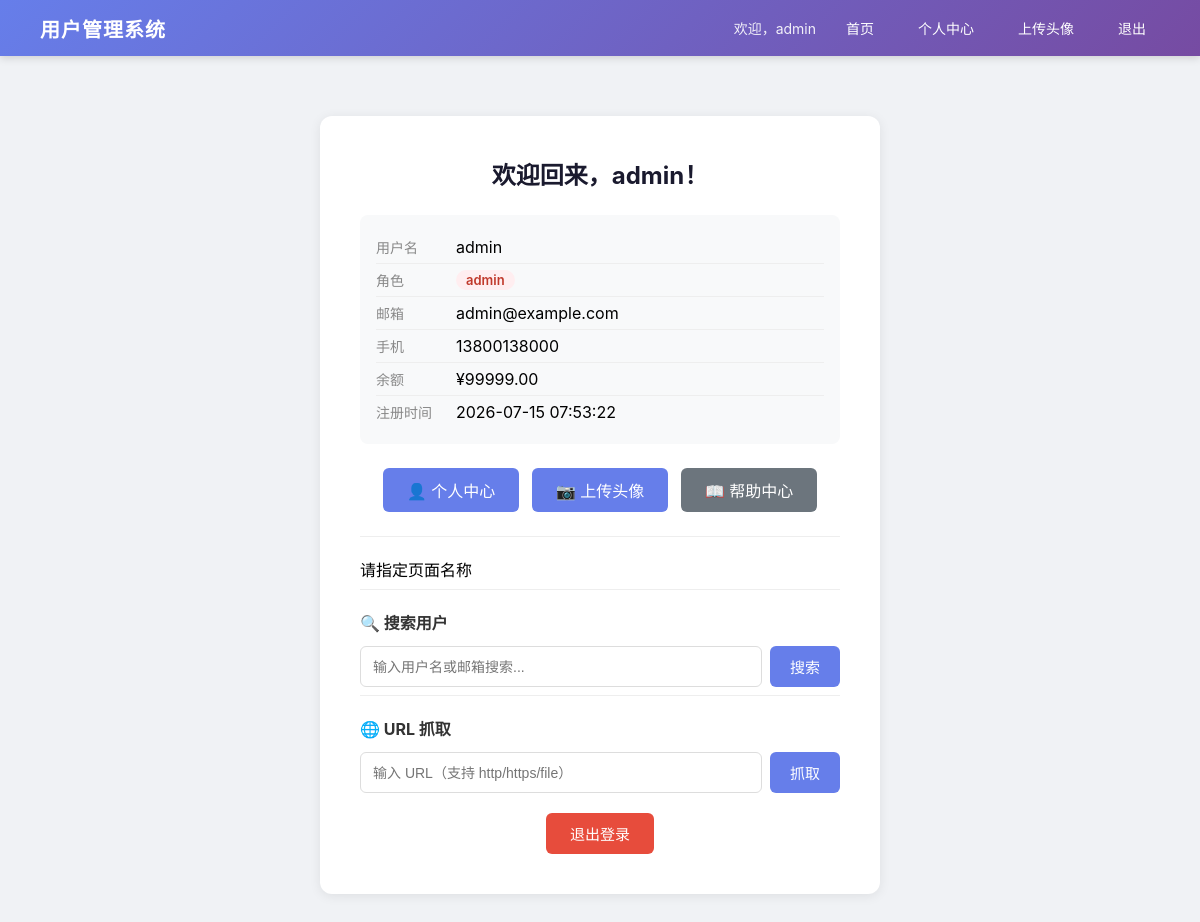
/page (signed in), run on the app's committed database.
### tables this page shows
CREATE TABLE users (
            id INTEGER PRIMARY KEY AUTOINCREMENT,
            username TEXT NOT NULL UNIQUE,
            password_hash TEXT NOT NULL,
            role TEXT NOT NULL DEFAULT 'user',
            email TEXT DEFAULT '',
            phone TEXT DEFAULT '',
            balance REAL DEFAULT 0.0,
            created_at TIMESTAMP DEFAULT CURRENT_TIMESTAMP
        );

### app.py (the view, shortened to what this page needs)
@app.route('/page')
def dynamic_page():
    name = request.args.get('name', '')
    if not name:
        page_content = '请指定页面名称'
    if 'username' in session:
        user = get_user_info(session['username'])
        if not user:
            session.clear()
            return redirect(url_for('login'))
        return render_template('index.html', user=user, page_content=page_content)
    return render_template('index.html', page_content=page_content)

### app.py (called while the page is built)
def get_db():
    conn = sqlite3.connect('data/users.db')
    conn.row_factory = sqlite3.Row
    return conn

def generate_csrf_token():
    if 'csrf_token' not in session:
        session['csrf_token'] = secrets.token_hex(16)
    return session['csrf_token']

@app.after_request
def add_security_headers(response):
    response.headers['X-Content-Type-Options'] = 'nosniff'
    response.headers['X-Frame-Options'] = 'DENY'
    response.headers['Referrer-Policy'] = 'strict-origin-when-cross-origin'
    return response

def get_user_info(username):
    conn = get_db()
    c = conn.cursor()
    c.execute("SELECT id, username, role, email, phone, balance, created_at FROM users WHERE username = ?", (username,))
    user = c.fetchone()
    conn.close()
    return dict(user) if user else None

### templates/index.html (shortened to what this page needs)
{% extends "base.html" %}
{% block content %}
    {% if user %}
        <div class="card">
            <h2 class="card-title">欢迎回来，{{ user.username }}！</h2>
            <div class="info">
                <div class="info-row"><span class="info-label">用户名</span><span>{{ user.username }}</span></div>
                <div class="info-row"><span class="info-label">角色</span><span class="badge {{ user.role }}">{{ user.role }}</span></div>
                <div class="info-row"><span class="info-label">邮箱</span><span>{{ user.email or '未设置' }}</span></div>
                <div class="info-row"><span class="info-label">手机</span><span>{{ user.phone or '未设置' }}</span></div>
                <div class="info-row"><span class="info-label">余额</span><span>¥{{ '%.2f'|format(user.balance) }}</span></div>
                <div class="info-row"><span class="info-label">注册时间</span><span>{{ user.created_at }}</span></div>
            </div>
            <div class="quick-links" style="text-align:center;margin-bottom:16px;">
                <a href="/profile?user_id={{ user.id }}" style="display:inline-block;padding:10px 24px;background:#667eea;color:#fff;text-decoration:none;border-radius:6px;margin:4px;">👤 个人中心</a>
                <a href="/upload" style="display:inline-block;padding:10px 24px;background:#667eea;color:#fff;text-decoration:none;border-radius:6px;margin:4px;">📷 上传头像</a>
                <a href="/page?name=help" style="display:inline-block;padding:10px 24px;background:#6c757d;color:#fff;text-decoration:none;border-radius:6px;margin:4px;">📖 帮助中心</a>
            </div>
            {% if page_content %}
                <div class="page-content" style="margin-top:20px;padding-top:20px;border-top:1px solid #eee;">
                    {{ page_content | safe }}
                </div>
            {% endif %}
            <div class="search-section">
                <h3 style="margin-bottom: 12px; font-size: 16px; color: #333;">🔍 搜索用户</h3>
                <form method="GET" action="/">
                    <div class="search-box">
                        <input type="text" name="keyword" placeholder="输入用户名或邮箱搜索..." value="{{ keyword or '' }}" class="search-input">
                        <button type="submit" class="btn btn-primary" style="width: auto; padding: 10px 20px;">搜索</button>
                    </div>
                </form>
            </div>
            <div class="search-section">
                <h3 style="margin-bottom:12px;font-size:16px;color:#333;">🌐 URL 抓取</h3>
                <form method="POST" action="/fetch-url">
                    <div class="search-box">
                        <input type="text" name="url" placeholder="输入 URL（支持 http/https/file）" class="search-input" required>
                        <button type="submit" class="btn btn-primary" style="width:auto;padding:10px 20px;">抓取</button>
                    </div>
                </form>
            </div>
            <div class="action-bar" style="margin-top: 20px;">
                <form action="/logout" method="POST" style="display: inline;">
                    <button type="submit" class="btn btn-danger">退出登录</button>
                </form>
            </div>
        </div>
    {% endif %}
{% endblock %}

### static/css/style.css (style rules this page uses)
* { margin:0; padding:0; box-sizing:border-box; }
body { font-family:-apple-system,BlinkMacSystemFont,"Segoe UI",Roboto,sans-serif; background:#f0f2f5; min-height:100vh; }
.card { background:#fff; border-radius:12px; box-shadow:0 2px 12px rgba(0,0,0,0.08); padding:40px; }
.card-title { font-size:24px; color:#1a1a2e; margin-bottom:24px; text-align:center; }
.info { background:#f8f9fa; padding:16px; border-radius:8px; margin-bottom:20px; }
.info-row { display:flex; padding:6px 0; border-bottom:1px solid #eee; }
.info-row:last-child { border-bottom:none; }
.info-label { width:80px; color:#888; font-size:14px; flex-shrink:0; }
.badge { display:inline-block; padding:2px 10px; border-radius:10px; font-size:13px; font-weight:600; }
.badge.admin { background:#ffeef0; color:#c0392b; }
.btn { display:inline-block; padding:10px 24px; border:none; border-radius:6px; font-size:15px; cursor:pointer; text-decoration:none; text-align:center; transition:background 0.2s; }
.btn-primary { width:100%; background:#667eea; color:#fff; }
.btn-danger { background:#e74c3c; color:#fff; }
.search-section { margin-top:8px; padding-top:20px; border-top:1px solid #eee; }
.search-box { display:flex; gap:8px; }
.search-input { flex:1; padding:10px 12px; border:1.5px solid #ddd; border-radius:6px; font-size:14px; transition:border-color 0.2s; }
.action-bar { text-align:center; }

### data on the page
users: username "admin", role "admin", email "admin@example.com", phone "13800138000", balance "99999.00", created_at "2026-07-15 07:53:22"

### other printed values
{{ session['username'] }} "admin"
{{ page_content | safe }} "请指定页面名称"
